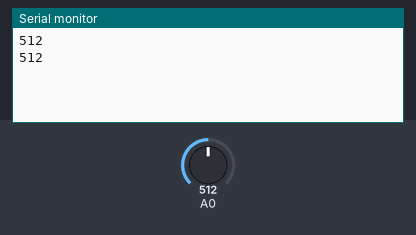
This sketch was run on a simulated Arduino Uno, built with avr-gcc and run on an emulated ATmega328P. Parts: the last lines printed to the serial monitor. The test bench sets the inputs (shaded band); at power-on: A0 = 512.

Above: at 1.8 s.
1.9 s: A0 set to 716
At 2.7 s:
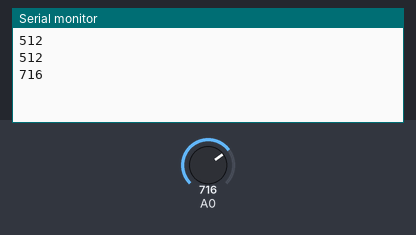
3.4 s: A0 set to 900
At 4.8 s:
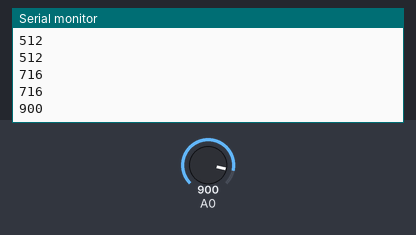
Timing chart, 0 to 6.4 s (numbered marks = the images above; inputs shaded):
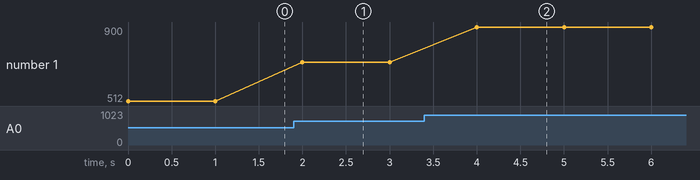

Measured:
- after the input at 1.9 s, the serial monitor: prints a new line after 0.10 s (image 1)
- after the input at 3.4 s, the serial monitor: prints a new line after 0.60 s (image 2)
- plotted number 1: 512 → 716 after the input at 1.9 s, 716 → 900 after the input at 3.4 s

The sketch:

nodemcu.ino
```cpp
void setup() {
  pinMode(A0,INPUT);
  Serial.begin(9600);
}

void loop() {
  int IR;
  IR=analogRead(A0);
  Serial.println(IR);
  delay(1000);
}
```
